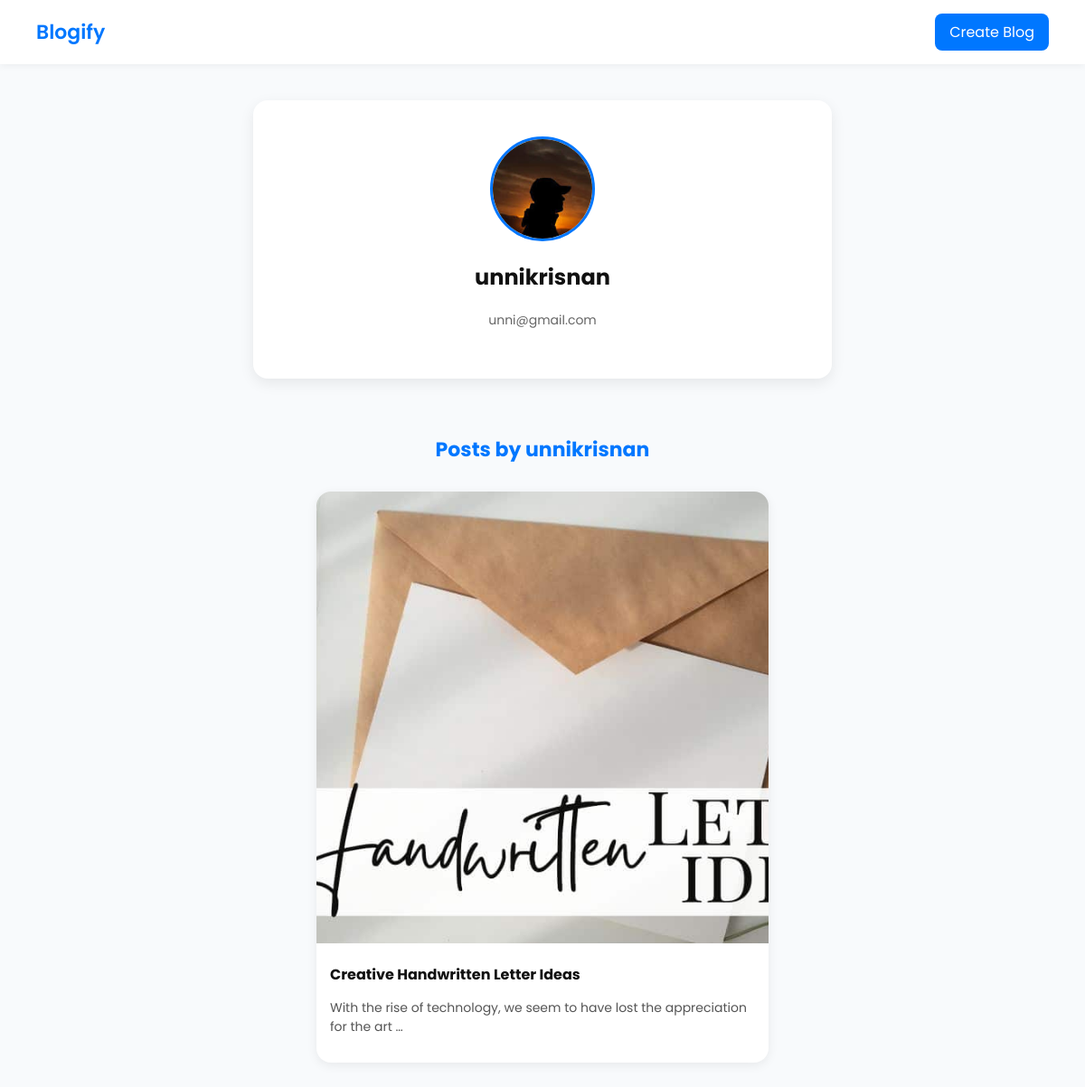
The app's page /profile/unnikrisnan/ with its own data.
### app/models.py (models this page shows, shortened)
class Profile(models.Model):
    user = models.OneToOneField(User, on_delete=models.CASCADE)
    image = models.ImageField(upload_to='profile_pics/', default='default.jpg')

class Blog(models.Model):
    author = models.ForeignKey(User, on_delete=models.CASCADE)
    title = models.CharField(max_length=255)
    content = models.TextField()
    image = models.ImageField(upload_to='blog_images/', blank=True, null=True)
    category = models.ForeignKey(Category, on_delete=models.SET_NULL, null=True, blank=True, related_name='blogs')
    created_at = models.DateTimeField(auto_now_add=True)

### app/views.py (the view)
# urls.py: path('profile/<str:username>/', views.profile_view, name='profile'),
def profile_view(request, username):
    user = get_object_or_404(User, username=username)
    posts = Blog.objects.filter(author=user).order_by('-created_at')
    return render(request, 'profile.html', {'user_profile': user, 'posts': posts})

### templates/profile.html (shortened to what this page needs)
<!DOCTYPE html>
<html lang="en">
<head>
  {% load static %}
  <link rel="stylesheet" href="{% static 'css/profile.css' %}">
</head>
<body>
  <nav class="navbar">
    <a href="{% url 'home' %}" class="logo">Blogify</a>
    <a href="{% url 'crtblog' %}" class="btn">Create Blog</a>
  </nav>
  <header class="profile-header">
    {% if user_profile.profile.image %}
      <img src="{{ user_profile.profile.image.url }}" alt="{{ user_profile.username }}" class="profile-pic">
    {% else %}
      <img src="{% static 'images/default.jpg' %}" alt="Default" class="profile-pic">
    {% endif %}
    <h2>{{ user_profile.username }}</h2>
    <p>{{ user_profile.email }}</p>
  </header>
  <section class="posts-section">
    <h3>Posts by {{ user_profile.username }}</h3>
    <div class="posts-grid">
      {% for post in posts %}
        <div class="post-card">
          {% if post.image %}
            <img src="{{ post.image.url }}" alt="{{ post.title }}" class="post-image">
          {% endif %}
          <div class="post-content">
            <h4>{{ post.title }}</h4>
            <p>{{ post.content|truncatewords:15 }}</p>
          </div>
        </div>
      {% empty %}
        <p class="no-posts">No posts yet.</p>
      {% endfor %}
    </div>
  </section>
</body>
</html>

### static/css/profile.css (style rules this page uses)
body { font-family: "Poppins", sans-serif; background: #f8fafc; margin: 0; color: #222; }
.navbar { display: flex; justify-content: space-between; align-items: center; background: #fff; padding: 15px 40px; box-shadow: 0 2px 8px rgba(0,0,0,0.05); }
.logo { font-size: 22px; font-weight: 600; color: #0077ff; text-decoration: none; }
.btn { background: #0077ff; color: #fff; padding: 8px 16px; border-radius: 8px; text-decoration: none; transition: 0.3s; }
.profile-header { text-align: center; margin-top: 40px; background: #fff; border-radius: 16px; padding: 40px 20px; width: 90%; max-width: 600px; margin-inline: auto; box-shadow: 0 5px 16px rgba(0,0,0,0.08); }
.profile-pic { width: 110px; height: 110px; border-radius: 50%; object-fit: cover; border: 3px solid #0077ff; }
.profile-header h2 { margin-top: 15px; font-size: 24px; color: #111; }
.profile-header p { color: #666; font-size: 14px; }
.posts-section { padding: 40px 20px 60px; text-align: center; }
.posts-section h3 { font-size: 22px; margin-bottom: 30px; color: #0077ff; }
.posts-grid { display: grid; grid-template-columns: repeat(auto-fit, minmax(260px, 1fr)); gap: 25px; max-width: 500px; margin: 0 auto; }
.post-card { background: #fff; border-radius: 16px; box-shadow: 0 3px 12px rgba(0,0,0,0.07); overflow: hidden; transition: transform 0.3s ease; }
.post-image { width: 100%; height: 500px; object-fit: cover; }
.post-content { padding: 15px; text-align: left; }
.post-content h4 { margin: 0 0 6px; color: #111; }
.post-content p { font-size: 14px; color: #555; }

### records on screen
Blog: image (picture), title "Creative Handwritten Letter Ideas", content "With the rise of technology, we seem to have lost the appreciation for the art …"

### other values on screen
{{ user_profile.username }} "unnikrisnan"
{{ user_profile.email }} "unni@gmail.com"
